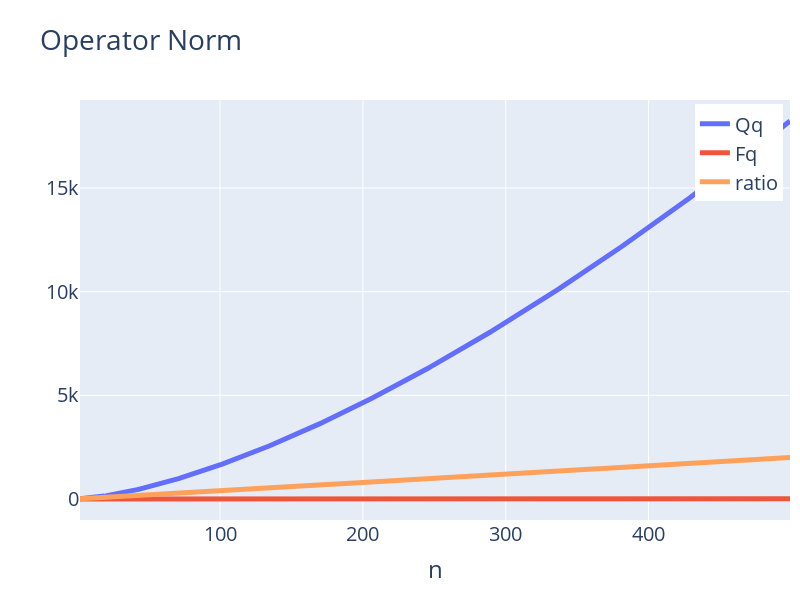

Notebook cell for this chart:
### Code cell
plotCompare(arange(2,500),plot,'Operator Norm','n',size=(600,800))

### Figure 1 — Plotly figure (JSON) as saved in the notebook; plotly's stock layout.template omitted (floating-point values rounded to 4 significant figures; data arrays with more than 128 entries replaced by an {"elided": "..."} marker saying what was removed)
{"data": [{"line": {"width": 5}, "name": "Qq", "type": "scatter", "x": {"elided": "498 int values"}, "y": {"elided": "498 float values"}}, {"line": {"width": 5}, "name": "Fq", "type": "scatter", "x": {"elided": "498 int values"}, "y": {"elided": "498 float values"}}, {"line": {"width": 5}, "name": "Qf", "type": "scatter", "x": {"elided": "498 int values"}, "y": []}, {"line": {"width": 5}, "name": "Ff", "type": "scatter", "x": {"elided": "498 int values"}, "y": []}, {"line": {"width": 5}, "name": "ratio", "type": "scatter", "x": {"elided": "498 int values"}, "y": {"elided": "498 float values"}}], "layout": {"font": {"size": 20}, "height": 600, "legend": {"x": 0.99, "xanchor": "right", "y": 0.99, "yanchor": "top"}, "margin": {"r": 10, "t": 100}, "showlegend": true, "title": {"text": "Operator Norm"}, "width": 800, "xaxis": {"title": {"text": "n"}}}}
